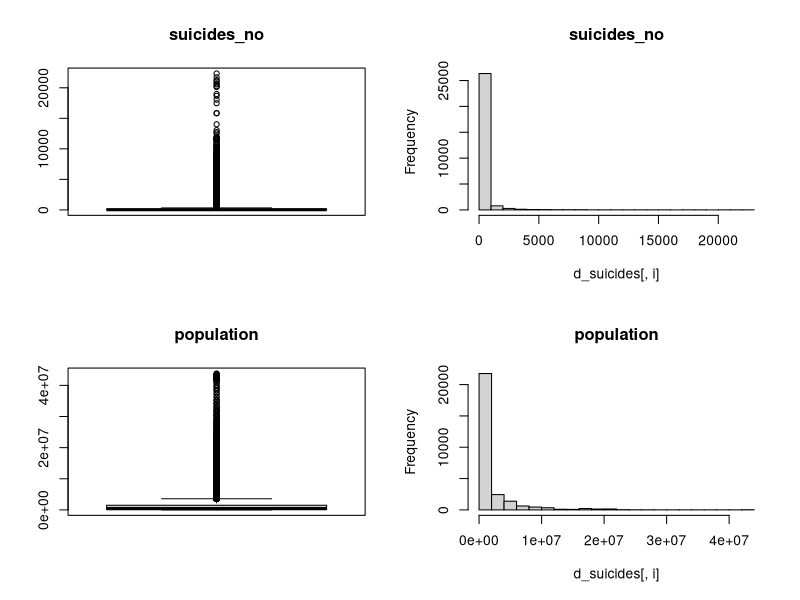
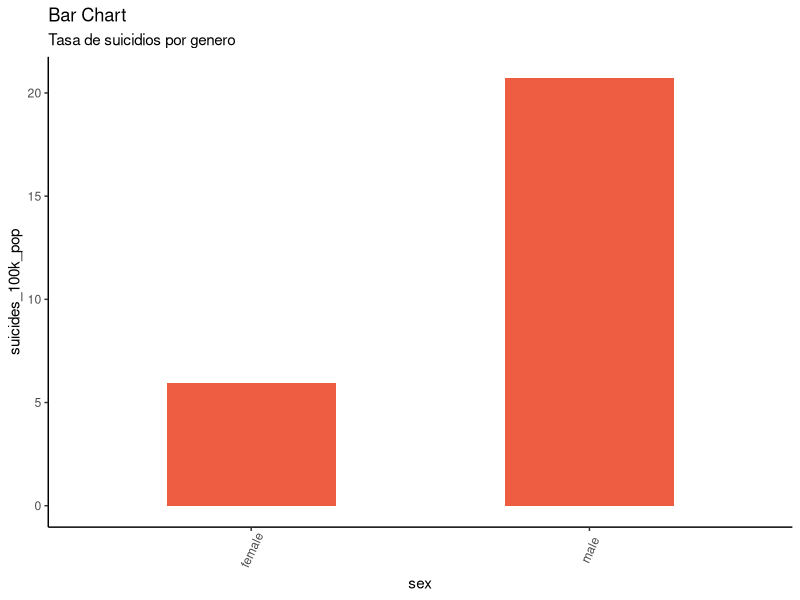
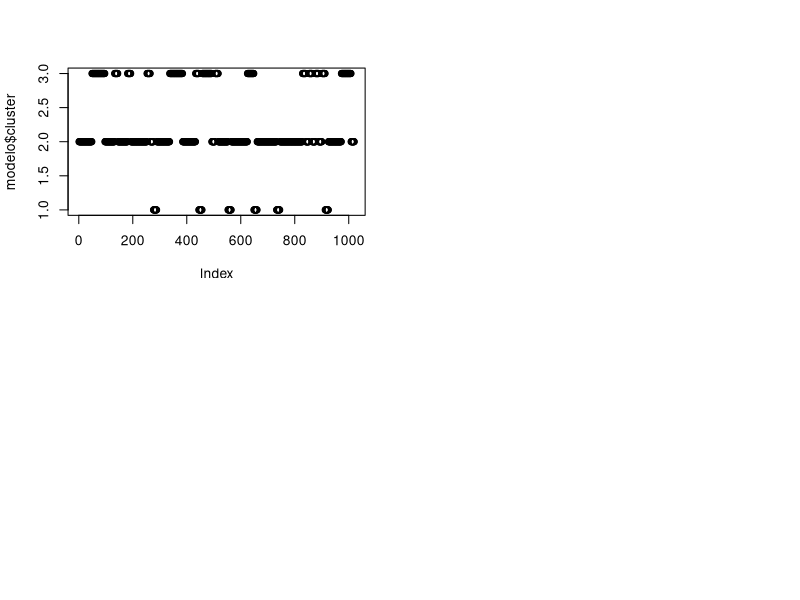
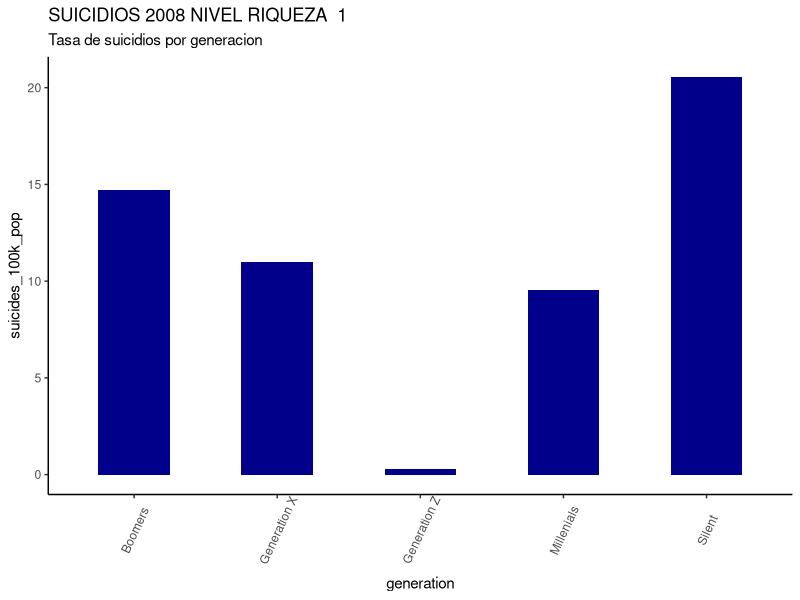

These figures' R source, in order: (Note: this script raises an error after producing the figures.)
# Tipología y ciclo de vida de los datos - Práctica 2
# Autores: Gabriel Paladines y Jaime Pardo
# Dataset: https://www.kaggle.com/rushirdx/suicide-rates-from-1986-to-2016/data
library(dplyr)
library(knitr)
library(ggplot2)
library(stats)

# 1 DESCRIPCIÓN DEL DATASET
# ¿Por qué es importante y qué pregunta/problema pretende responder?
# Este dataset contiene diversos parámetros con los que se puede establecer correlación/causalidad con el suicidio. 
# Pretende responder a preguntar del tipo: ¿el suicidio afecta más a los hombres o a las mujeres? 
# ¿tiene más impacto entre personas de una determinada edad o generación?
# ¿cómo influye el nuvel de riqueza del país en el que viven?

# Lectura de datos
data <- read.csv("suicide.csv", header = TRUE, sep = ",", quote="\"", dec=".",fill = TRUE)
dim(data) 
# Tenemos 27820 observaciones y un total de 12 variables. Entre otras:
# La variable sex tiene dos clases: female y male, ambas con la misma cantidad de registros.
# La variable age tiene 6 clases, todas ellas con la misma cantidad de registros.
# La variable generation tiene 6 clases con diferente cantidad de registros.
summary(data)
# Tipos de datos
str(data)
res <- sapply(data,class)
kable(data.frame(variables=names(res),clase=as.vector(res)))


# 2 INTEGRACIÓN Y SELECCIÓN DE LOS DATOS DE INTERÉS A ANALIZAR

# Eliminar columnas
# HDI.for.year tiene demasiados vacíos y country.year es un campo derivado
d_suicides <- select(data, -HDI.for.year, -country.year)
str(d_suicides)


# 3 LIMPIEZA DE LOS DATOS

# 3.1 ¿Los datos contienen ceros o elementos vacíos? ¿Cómo gestionarías cada uno de estos casos?
# Suicides y Suicides/100kpop tienen ceros, pero son valores correctos y no requieren una gestión especial
# HDI.for.year contiene un 70% de vacíos. Es difícil completar con valores fiables, por ello se decide descartarlo.
colSums(is.na(d_suicides))
colSums(d_suicides=="")
colSums(d_suicides=="0")

# 3.2 Identificación y tratamiento de valores extremos

# Análisis mediante diagramas de cajas e histogramas
par(mfrow=c(2,2))
cols <- c("suicides_no","population")
for(i in cols) {
  if (is.integer(d_suicides[,i])){
    boxplot(d_suicides[,i], main = i, width = 100)
    hist(d_suicides[,i], main = i)
  }
}

# Por la naturaleza de las variables population y suicides, no siguen una distribución normal.

par(mfrow=c(2,2))
cols <- c("sex","age","generation")
for (i in cols){
  if (is.factor(d_suicides[,i])){
    counts <- table(d_suicides[,i])
    barplot(counts,main=paste("Distribution of ", i), 
            xlab=i)
  }
}


# 4 ANÁLISIS DE LOS DATOS

# 4.1 Selección de los grupos de datos que se quieren analizar/comparar

# CASO 1: ¿Es mayor la tasa de suicidios en hombres que en mujeres (en función del porcentaje de población)?
# Seleccionamos atributos: sex, suicides_no, population.
# Calculamos la tasa de suicidios por sexo.
# Representamos gráficamente una comparativa entre la tasa de suicidios de hombres y mujeres.

df  <- d_suicides %>% select(sex, suicides_no, population)
df[2:3] <- lapply(df[2:3], as.numeric)
report <- df %>%
  group_by(sex) %>%
  summarise_all(funs(sum)) %>%
  mutate(suicides_100k_pop = suicides_no / population * 100000)
report
theme_set(theme_classic())
g <- ggplot(report, aes(sex,suicides_100k_pop))
g + geom_bar(stat="identity", width = 0.5, fill="tomato2") + 
  labs(title="Bar Chart", 
       subtitle="Tasa de suicidios por genero") +
  theme(axis.text.x = element_text(angle=65, vjust=0.6))

# Alternativa de cálculo:

d_suicides_male <- filter(d_suicides, sex=='male')
d_suicides_female <- filter(d_suicides, sex=='female')

total_suicides_male = colSums (select (d_suicides_male, contains ("suicides_no")))
total_suicides_female = colSums (select (d_suicides_female, contains ("suicides_no")))

total_pop_male = colSums (select (d_suicides_male, contains ("population")))
total_pop_female = colSums (select (d_suicides_female, contains ("population")))

# Tasa suicidios hombres y mujeres respectivamente:

rate_male = total_suicides_male*100000 / total_pop_male
rate_female = total_suicides_female*100000 / total_pop_female
rate_male
rate_female

# Porcentaje suicidios hombres y mujeres respectivamente:

percent_male = rate_male / (rate_male + rate_female)
percent_female = rate_female / (rate_male + rate_female)
percent_male
percent_female

# Conclusión: la tasa de suicidios en hombres es mayor que en mujeres, más del triple (20.7 vs. 5.94).
# En total representan el 77,7% de los suicidios.


# CASO 2: ¿Qué generación tiene mayor tasa de suicidios según el nivel de riqueza de su país en 2008 (crisis económica mundial?
# Clasificamos los países según el producto interior bruto (gdp_per_capita) para el 2008.
# Calculamos la tasa de suicidios por generación / nivel de riqueza.
# Comparamos por generación y tasa de suicidios para el año 2008.

# Empezamos clasificando los países en 3 niveles de riqueza, mediante el algoritmo k-means.
# Se genera la columna nivel_riqueza (1=Segundo mundo; 2=Tercer; 3=Primer)
# Atributos: suicides_no, population, generation, gdp_per_capita...., country, year

suicides_2008 <- filter(d_suicides, year=='2008')

modelo <- kmeans(suicides_2008$gdp_per_capita...., centers = 3)
modelo
modelo$cluster
plot(modelo$cluster)

suicides_2008$nivel_riqueza <- modelo$cluster
suicides_2008
par(mfrow=c(2,2))
suicides_2008_riqueza <- filter(suicides_2008, nivel_riqueza==1)
df  <- suicides_2008_riqueza %>% select(generation, suicides_no, population)
df[2:3] <- lapply(df[2:3], as.numeric)
report <- df %>%
  group_by(generation) %>%
  summarise_all(funs(sum)) %>%
  mutate(suicides_100k_pop = suicides_no / population * 100000)

report

g <- ggplot(report, aes(generation,suicides_100k_pop))
g + geom_bar(stat="identity", width = 0.5, fill='darkblue') + 
  labs(title=paste("SUICIDIOS 2008 NIVEL RIQUEZA ", 1) , 
       subtitle="Tasa de suicidios por generacion") +
  theme(axis.text.x = element_text(angle=65, vjust=0.6))

# CASO 3: ¿Cómo ha evolucionado la tasa de suicidios desde 1985 en España? 
# Atributos: suicides_no, population, year, country=Spain  
# Creamos una columna que sume el número de suicidios por año (para cada año existen 12 registros, 2 sex x 6 age).
# Creamos una columna que sume la población por año.
# Calculamos la tasa de suicidios por año.
# Graficamos para identificar picos o valores altos.

suicides_spain <- select(data, ï..country, year, suicides_no, population)
suicides_spain <- filter(d_suicides, ï..country=='Spain')
df  <- suicides_spain %>% select(year, suicides_no, population)
df[2:3] <- lapply(df[2:3], as.numeric)
report <- df %>%
  group_by(year) %>%
  summarise_all(funs(sum)) %>%
  mutate(suicides_100k_pop = suicides_no / population * 100000)
report

theme_set(theme_classic())
g <- ggplot(report, aes(year,suicides_100k_pop))
g + geom_line(stat="identity", color="green") + 
  labs(title="Bar Chart", 
       subtitle="Tasa de suicidios por genero") +
  theme(axis.text.x = element_text(angle=65, vjust=0.6))

# 4.2 Comprobación de la normalidad y homogeneidad de la varianza

# Análisis de normalidad

par(mfrow=c(2,2))
cols <- c("suicides_no", "population")
for (i in cols){
  qqnorm(d_suicides[,i],main = paste("Normal Q-Q Plot for ", i))
  qqline(d_suicides[,i],col="red")
  hist(d_suicides[,i], 
       main=paste("Histogram for ", i), 
       xlab=i, freq = FALSE)
}
# Se concluye que no son variables normales.
# Análisis de homogeneidad de la varianza: no aplica.

# 4.3 Aplicación de pruebas estadisticas para comparar los grupos de datos


# 5 REPRESENTACIÓN DE LOS RESULTADOS A PARTIR DE TABLAS Y GRÁFICAS


# 6 RESOLUCIÓN DEL PROBLEMA
# A partir de los resultados obtenidos, ¿cuáles son las conclusiones? ¿los resultados permiten responder al problema?


# 7 CÓDIGO

#  Se adjunta el código 


